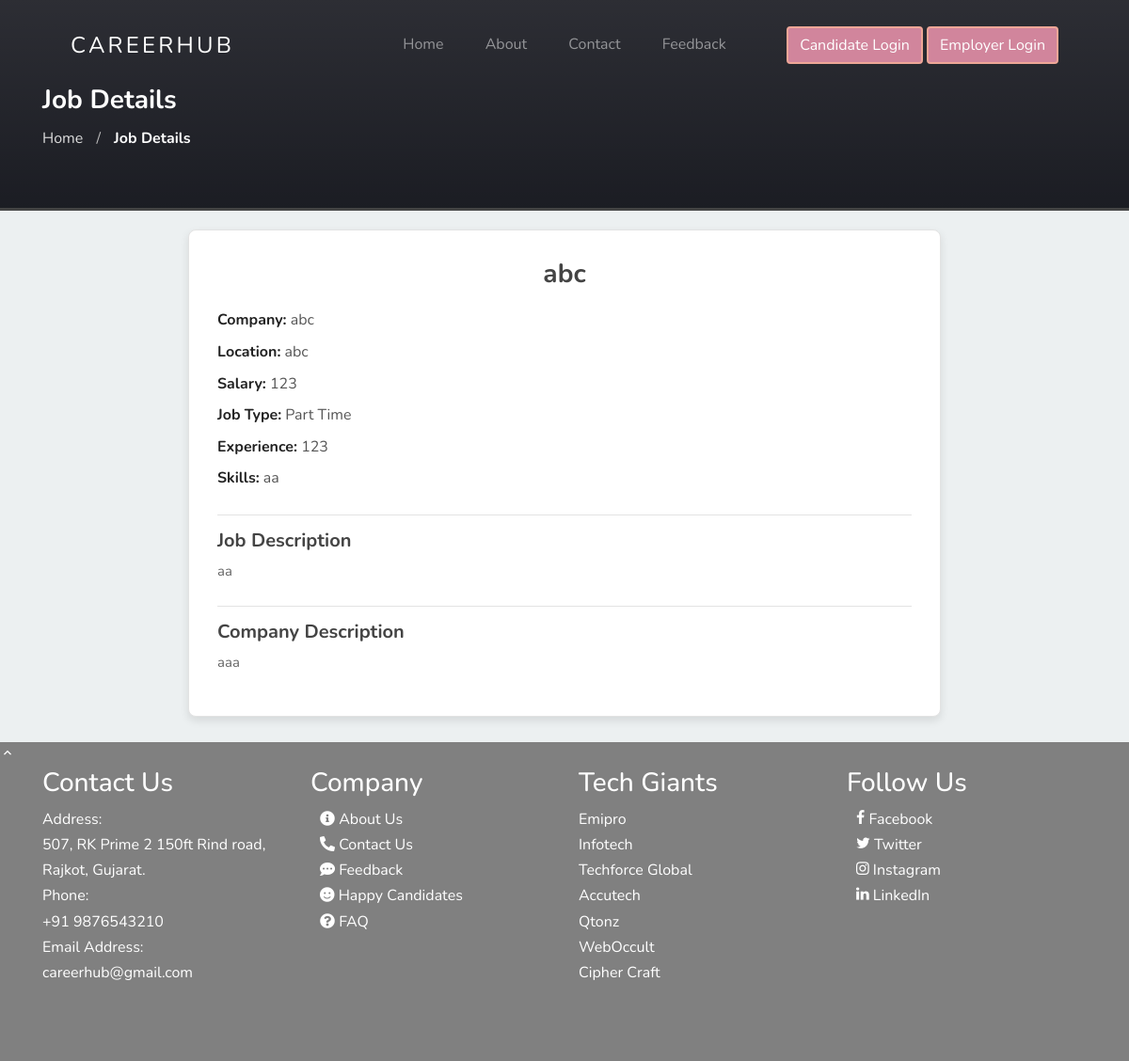
Screenshot of /user/job-details.php?id=1 with the database file from the repository.
### tables this page shows
CREATE TABLE `tbl_job` (
  `id` int(11) NOT NULL,
  `title` varchar(80) NOT NULL,
  `salary` varchar(255) NOT NULL,
  `job-type` varchar(255) NOT NULL,
  `experiance` varchar(200) NOT NULL,
  `job-description` varchar(255) NOT NULL,
  `skills` text NOT NULL,
  `company-name` varchar(255) NOT NULL,
  `location` varchar(255) NOT NULL,
  `company-description` text NOT NULL,
  `status` int(11) NOT NULL
);

### user/job-details.php (the view, shortened to what this page needs)
<?php
include("header.php");
?>
<section class="section-hero overlay inner-page bg-image" style="padding: 50px 0; text-align: left; color: #fff; background: linear-gradient(to bottom, #5a5c69, #373a47); border-bottom: 3px solid #444;">
  <div class="container">
    <div class="row">
      <div class="col-md-7">
        <h3 style="font-weight: bold; color: #fff; margin-bottom: 10px;">Job Details</h3>
        <div class="custom-breadcrumbs">
          <a href="index.php" style="color: #ddd; text-decoration: none;">Home</a>
          <span style="margin: 0 10px; color: #bbb;">/</span>
          <span style="color: #fff; font-weight: bold;">Job Details</span>
        </div>
      </div>
    </div>
  </div>
</section>
<body style="background-color: #ECF0F1;">
<?php
$jobId = $_GET['id'];
$conn = mysqli_connect("localhost", "root", "", "db_careerhub");
$sql = "SELECT * FROM tbl_job WHERE id = ?";
$stmt = mysqli_prepare($conn, $sql);
mysqli_stmt_bind_param($stmt, "i", $jobId);
mysqli_stmt_execute($stmt);
$result = mysqli_stmt_get_result($stmt);
if ($row = mysqli_fetch_assoc($result)) {
    echo "<div class='job-details'>";
    echo "<h2>" . $row['title'] . "</h2>";
    echo "<div class='job-info'>";
        echo "<p><strong>Company:</strong> " . $row['company-name'] . "</p>";
        echo "<p><strong>Location:</strong> " . $row['location'] . "</p>";
        echo "<p><strong>Salary:</strong> " . $row['salary'] . "</p>";
        echo "<p><strong>Job Type:</strong> " . $row['job-type'] . "</p>";
        echo "<p><strong>Experience:</strong> " . $row['experiance'] . "</p>";
        echo "<p><strong>Skills:</strong> " . $row['skills'] . "</p>";
    echo "</div>";
    echo "<div class='job-description'>";
        echo "<h3 style='font-size: 20px; font-weight: bold; color: #444;'>Job Description</h3>";
        echo "<p>" . $row['job-description'] . "</p>";
    echo "</div>";
    echo "<div class='company-description'>";
        echo "<h3 style='font-size: 20px; font-weight: bold; color: #444;'>Company Description</h3>";
        echo "<p>" . $row['company-description'] . "</p>";
    echo "</div>";
    echo "</div>";
} else {
    echo "<div class='job-details'>";
    echo "<h2>Job not found.</h2>";
    echo "</div>";
}
?>
<br/>
<?php
include("footer.php");
?>

### user/css/style.css (style rules this page uses)
section { padding: 60px 0; overflow: hidden; }
body { font-weight: 400; font-size: 1rem; line-height: 1.7; position: relative; }
body:after { content: ""; position: absolute; top: 0; left: 0; right: 0; bottom: 0; background: rgba(0, 0, 0, 0.7); z-index: 100; opacity: 0; visibility: hidden; -webkit-transition: .3s all ease; -o-transition: .3s all ease; transition: .3s all ease; }
h1, h2, h3, h4 { color: #000; }
.bg-image { background-size: contain; background-position: center center; background-repeat: no-repeat; }
.custom-breadcrumbs a { color: #d46b62; }
.section-hero, .section-hero > .container > .row { height: 100vh; min-height: 900px; }
.section-hero.inner-page, .section-hero.inner-page > .container > .row { height: auto; min-height: auto; padding-top: 40px; padding-bottom: 10px; }
.section-hero.overlay, .section-hero.overlay-2 { position: relative; }
.section-hero.overlay:before, .section-hero.overlay-2:before { z-index: 1; position: absolute; content: ""; top: 0; left: 0; right: 0; bottom: 0; background: rgba(0, 0, 0, 0.5); }
.section-hero > .container { z-index: 2; position: relative; }

### user/job-details.php (style rules this page uses)
.job-details { background: #fff; border: 1px solid #e3e3e3; padding: 30px; border-radius: 8px; box-shadow: 0 4px 10px rgba(0, 0, 0, 0.1); margin-top: 20px; max-width: 800px; margin-left: auto; margin-right: auto; }
.job-details h2 { text-align: center; font-size: 28px; margin-bottom: 20px; color: #444; font-weight: bold; }
.job-details p { margin-bottom: 15px; line-height: 1.6; font-size: 16px; color: #555; }
.job-details strong { font-weight: bold; color: #222; }
.job-info p { margin: 8px 0; }
.job-description, .company-description { margin-top: 25px; padding-top: 15px; border-top: 1px solid #e3e3e3; }
.job-description p, .company-description p { font-size: 15px; color: #666; }

### rows the page displays
tbl_job: title "abc", value "abc", location "abc", salary "123", value "Part Time", experiance "123", skills "aa", value "aa", value "aaa"
